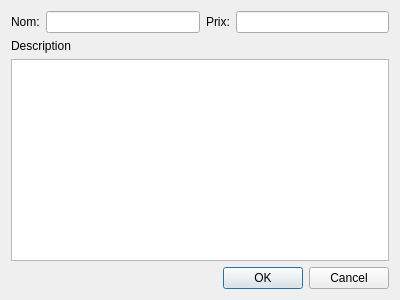
<?xml version="1.0" encoding="UTF-8"?>
<ui version="4.0">
 <class>VueGestionPiece</class>
 <widget class="QDialog" name="VueGestionPiece">
  <property name="geometry">
   <rect>
    <x>0</x>
    <y>0</y>
    <width>400</width>
    <height>300</height>
   </rect>
  </property>
  <property name="windowTitle">
   <string>Dialog</string>
  </property>
  <layout class="QVBoxLayout" name="verticalLayout">
   <item>
    <layout class="QHBoxLayout" name="horizontalLayout">
     <item>
      <widget class="QLabel" name="label">
       <property name="text">
        <string>Nom:</string>
       </property>
      </widget>
     </item>
     <item>
      <widget class="QLineEdit" name="lineEdit"/>
     </item>
     <item>
      <widget class="QLabel" name="label_2">
       <property name="text">
        <string>Prix:</string>
       </property>
      </widget>
     </item>
     <item>
      <widget class="QLineEdit" name="lineEdit_2"/>
     </item>
    </layout>
   </item>
   <item>
    <widget class="QLabel" name="label_3">
     <property name="text">
      <string>Description</string>
     </property>
    </widget>
   </item>
   <item>
    <widget class="QTextEdit" name="textEdit"/>
   </item>
   <item>
    <widget class="QDialogButtonBox" name="buttonBox">
     <property name="orientation">
      <enum>Qt::Horizontal</enum>
     </property>
     <property name="standardButtons">
      <set>QDialogButtonBox::Cancel|QDialogButtonBox::Ok</set>
     </property>
    </widget>
   </item>
  </layout>
 </widget>
 <resources/>
 <connections>
  <connection>
   <sender>buttonBox</sender>
   <signal>accepted()</signal>
   <receiver>VueGestionPiece</receiver>
   <slot>accept()</slot>
   <hints>
    <hint type="sourcelabel">
     <x>248</x>
     <y>254</y>
    </hint>
    <hint type="destinationlabel">
     <x>157</x>
     <y>274</y>
    </hint>
   </hints>
  </connection>
  <connection>
   <sender>buttonBox</sender>
   <signal>rejected()</signal>
   <receiver>VueGestionPiece</receiver>
   <slot>reject()</slot>
   <hints>
    <hint type="sourcelabel">
     <x>316</x>
     <y>260</y>
    </hint>
    <hint type="destinationlabel">
     <x>286</x>
     <y>274</y>
    </hint>
   </hints>
  </connection>
 </connections>
</ui>
